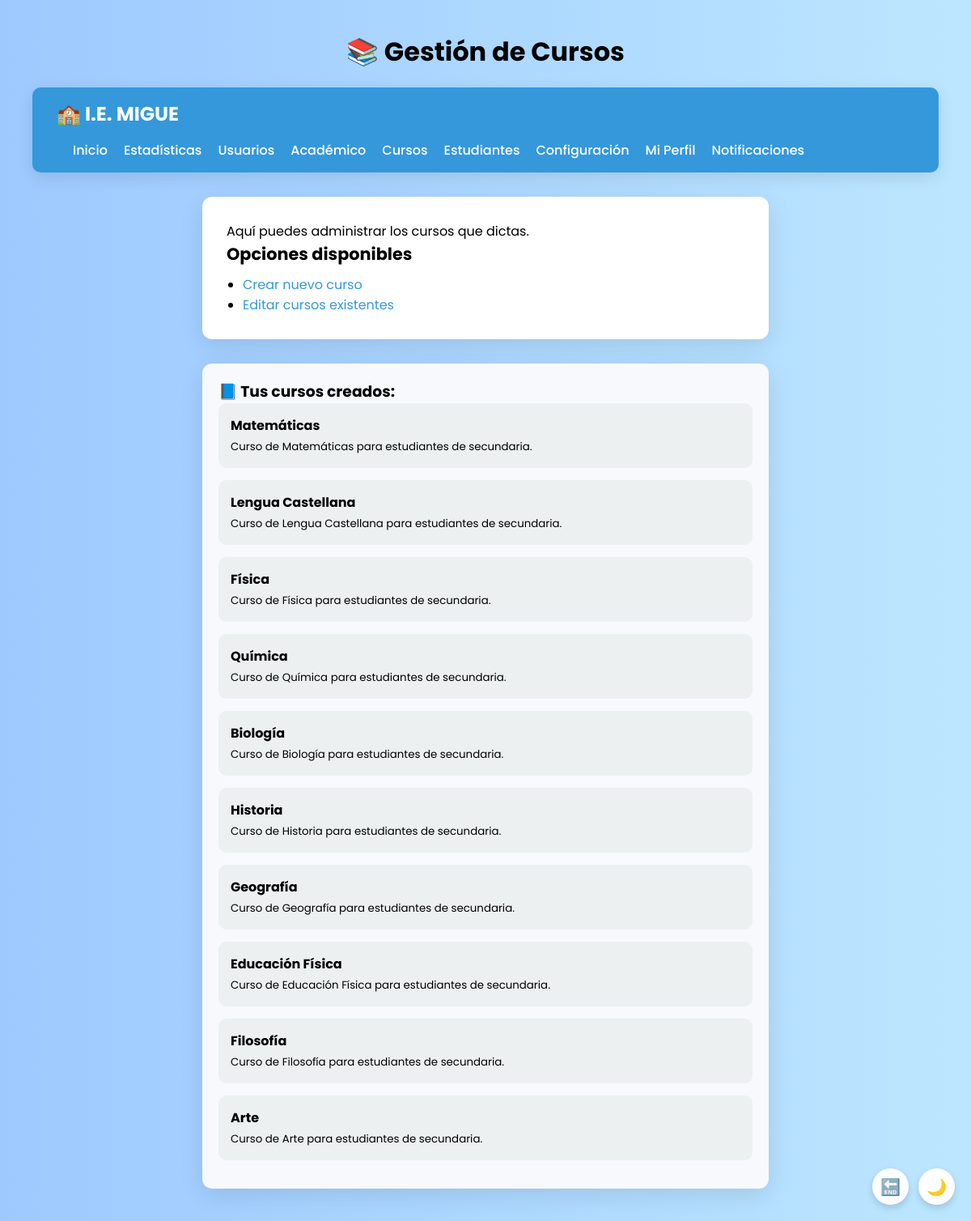
Page /cursos/ (signed in) on the committed database.
### usuarios/models.py (models this page shows, shortened)
class Curso(models.Model):
    nombre = models.CharField(max_length=100)
    descripcion = models.TextField()
    activo = models.BooleanField(default=True)
    total_unidades = models.PositiveIntegerField(default=3)  # Número de unidades de curso
    unidades_completadas = models.PositiveIntegerField(default=0)  # Unidades completadas por docentes

### usuarios/views.py (the view)
# urls.py: path('cursos/', views.gestionar_cursos, name='gestionar_cursos'),
@login_required
def gestionar_cursos(request):
    cursos = Curso.objects.all()
    return render(request, 'usuarios/cursos.html', {'cursos': cursos})

### usuarios/templates/usuarios/cursos.html (shortened to what this page needs)
{% load static %}
<!DOCTYPE html>
<html lang="es">
<head>
</head>
<body>
  <div class="floating-buttons">
    <form method="POST" action="{% url 'logout' %}">
      <button class="icon-button" title="Cerrar sesión">🔚</button>
    </form>
    <button class="icon-button" onclick="toggleDarkMode()" id="darkToggle" title="Modo oscuro/claro">🌙</button>
  </div>
  <h2>📚 Gestión de Cursos</h2>
  <nav class="navbar">
    <div class="navbar-top">
      <div class="logo">🏫 I.E. MIGUE</div>
    </div>
    <ul class="nav-links" id="navLinks">
      <li><a href="{% url 'panel_admin' %}">Inicio</a></li>
      <li><a href="{% url 'estadisticas' %}">Estadísticas</a></li>
      <li><a href="{% url 'lista_usuarios' %}">Usuarios</a></li>
      <li><a href="{% url 'gestion_academica' %}">Académico</a></li>
      <li><a href="{% url 'gestionar_cursos' %}">Cursos</a></li>
      <li><a href="{% url 'ver_estudiantes' %}">Estudiantes</a></li>
      <li><a href="{% url 'configuracion' %}">Configuración</a></li>
      <li><a href="{% url 'perfil_admin' %}">Mi Perfil</a></li>
      <li><a href="{% url 'notificaciones' %}">Notificaciones</a></li>
    </ul>
  </nav>
  <div class="container">
    <p>Aquí puedes administrar los cursos que dictas.</p>
    <div class="card mt-4">
      <div class="card-body">
        <h5 class="card-title">Opciones disponibles</h5>
        <ul>
          <li><a href="{% url 'crear_curso' %}">Crear nuevo curso</a></li>
          <li><a href="{% url 'editar_cursos' %}">Editar cursos existentes</a></li>
        </ul>
      </div>
    </div>
  </div>
  {% if cursos %}
    <div class="cursos-lista">
      <h3>📘 Tus cursos creados:</h3>
      {% for curso in cursos %}
        <div class="curso-item">
          <strong>{{ curso.nombre }}</strong><br>
          <small>{{ curso.descripcion }}</small>
        </div>
      {% endfor %}
    </div>
  {% else %}
    <div class="cursos-lista">
      <p>No tienes cursos registrados aún.</p>
    </div>
  {% endif %}
</body>
</html>

### usuarios/templates/usuarios/cursos.html (style rules this page uses)
* { margin: 0; padding: 0; box-sizing: border-box; font-family: 'Poppins', sans-serif; }
body { background: linear-gradient(to right, #9dc9ff, #bce6ff); min-height: 100vh; padding: 40px; transition: background 0.4s; }
h1, h2 { text-align: center; margin-bottom: 20px; font-size: 2rem; }
.navbar { background-color: #3498db; padding: 15px 30px; border-radius: 10px; margin-bottom: 30px; box-shadow: 0 6px 20px rgba(0,0,0,0.1); }
.navbar-top { display: flex; justify-content: space-between; align-items: center; }
.logo { color: white; font-size: 1.5rem; font-weight: bold; }
.nav-links { list-style: none; display: flex; gap: 20px; margin-top: 15px; flex-wrap: wrap; }
.nav-links li a { color: white; text-decoration: none; font-weight: 500; transition: color 0.3s ease; }
.container { max-width: 700px; margin: 0 auto; background-color: white; padding: 30px; border-radius: 12px; box-shadow: 0 8px 30px rgba(0,0,0,0.1); animation: fadeIn 0.6s ease; }
.card-title { font-size: 1.3rem; margin-bottom: 10px; }
ul { list-style: disc; margin-left: 20px; }
ul li a { color: #3498db; text-decoration: none; }
.floating-buttons { position: fixed; bottom: 20px; right: 20px; display: flex; gap: 12px; z-index: 999; }
.icon-button { background: white; border: none; border-radius: 50%; width: 45px; height: 45px; box-shadow: 0 4px 8px rgba(0,0,0,0.15); font-size: 20px; display: flex; align-items: center; justify-content: center; cursor: pointer; color: black; transition: all 0.3s ease; }
.cursos-lista { max-width: 700px; margin: 30px auto 0; padding: 20px; background-color: #f7f9fc; border-radius: 12px; box-shadow: 0 8px 30px rgba(0,0,0,0.1); }
.curso-item { background-color: #ecf0f1; padding: 15px; border-radius: 10px; margin-bottom: 15px; }

### rows in the picture
Curso: nombre "Matemáticas", descripcion "Curso de Matemáticas para estudiantes de secundaria."
Curso: nombre "Lengua Castellana", descripcion "Curso de Lengua Castellana para estudiantes de secundaria."
Curso: nombre "Física", descripcion "Curso de Física para estudiantes de secundaria."
Curso: nombre "Química", descripcion "Curso de Química para estudiantes de secundaria."
Curso: nombre "Biología", descripcion "Curso de Biología para estudiantes de secundaria."
Curso: nombre "Historia", descripcion "Curso de Historia para estudiantes de secundaria."
Curso: nombre "Geografía", descripcion "Curso de Geografía para estudiantes de secundaria."
Curso: nombre "Educación Física", descripcion "Curso de Educación Física para estudiantes de secundaria."
Curso: nombre "Filosofía", descripcion "Curso de Filosofía para estudiantes de secundaria."
Curso: nombre "Arte", descripcion "Curso de Arte para estudiantes de secundaria."
